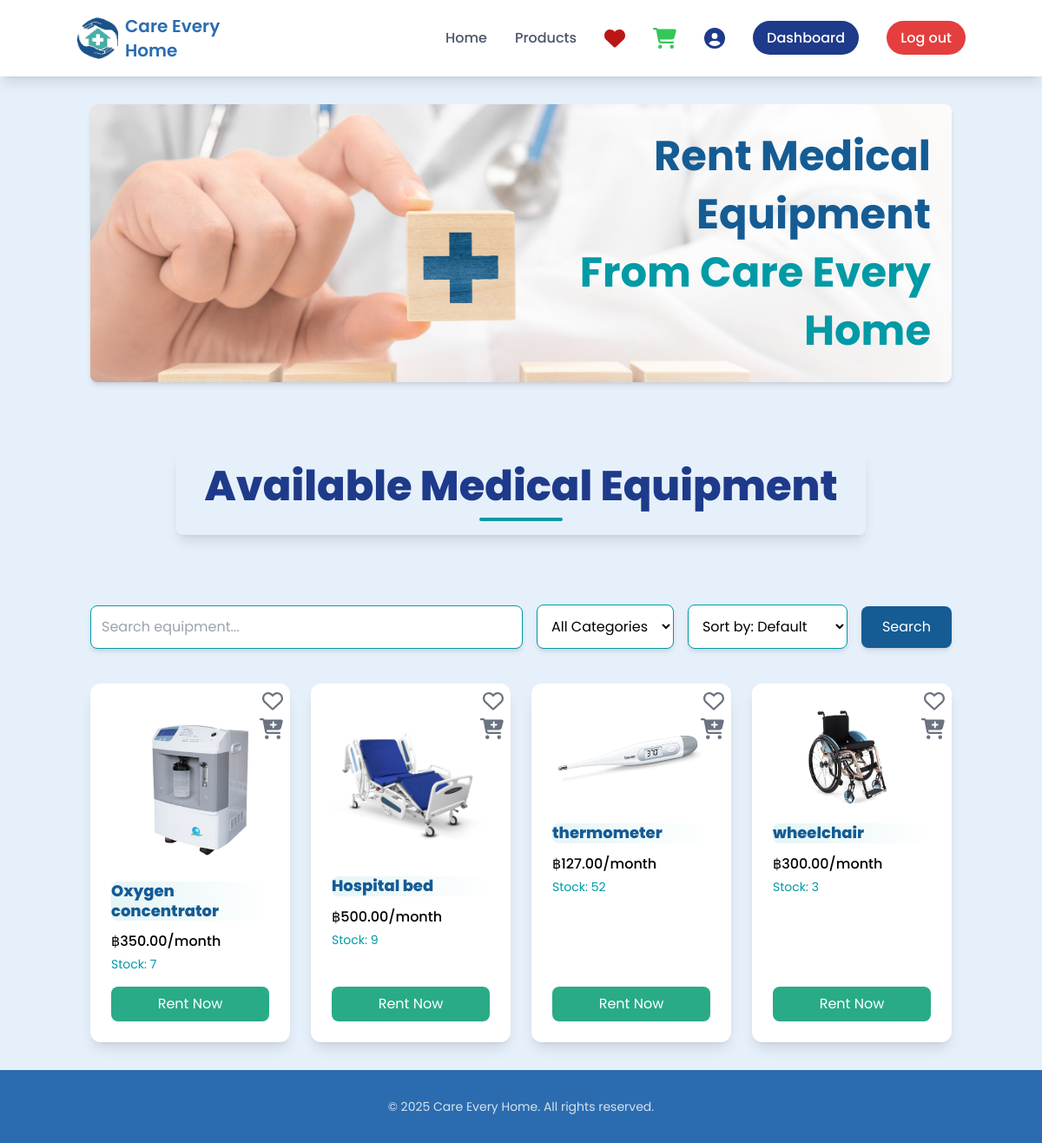
Screenshot of /products/ (signed in) with the database file from the repository.
### myapp/models.py (models this page shows, shortened)
class Product(models.Model):
    name = models.CharField(max_length=255)
    description = models.TextField(blank=True)
    is_available = models.BooleanField(default=True)
    monthly_rate = models.DecimalField(max_digits=6, decimal_places=2)
    image = models.ImageField(upload_to='products/', blank=True, null=True)
    created_at = models.DateTimeField(auto_now_add=True)
    stock = models.PositiveIntegerField(default=0)
    category = models.ForeignKey(Category, on_delete=models.SET_NULL, null=True, blank=True)

### myapp/views.py (the view)
# urls.py: path('products/', ProductListView.as_view(), name='product_list'),
class ProductListView(ListView):
    model = Product
    template_name = 'myapp/product_list.html'
    context_object_name = 'products'
    paginate_by = 8
    def get_queryset(self):
        queryset = super().get_queryset().filter(stock__gt=0)
        query = self.request.GET.get('q')
        category_id = self.request.GET.get('category')
        sort = self.request.GET.get('sort')
        if query:
            queryset = queryset.filter(
                Q(name__icontains=query) | Q(description__icontains=query)
            )
        if category_id:
            queryset = queryset.filter(category__id=category_id)
        if sort == 'price_asc':
            queryset = queryset.order_by('monthly_rate')
        elif sort == 'price_desc':
            queryset = queryset.order_by('-monthly_rate')
        else:
            queryset = queryset.order_by('-created_at')
        return queryset
    def get_context_data(self, **kwargs):
        context = super().get_context_data(**kwargs)
        context['categories'] = Category.objects.all()
        context['selected_category'] = self.request.GET.get('category', '')
        context['selected_sort'] = self.request.GET.get('sort', '')
        if self.request.user.is_authenticated:
            context['user_cart'] = Cart.objects.filter(user=self.request.user).values_list('product_id', flat=True)
            context['user_favorites'] = Favorite.objects.filter(user=self.request.user).values_list('product_id', flat=True)
        else:
            context['user_cart'] = []
            context['user_favorites'] = []
        return context

### myapp/templates/myapp/product_list.html (shortened to what this page needs)
{% extends 'myapp/base.html' %}
{% block content %}
  <div class="container mx-auto px-4 py-8">
    <div class="relative w-full h-80 mb-6 rounded-lg overflow-hidden shadow-md">
        <img
          src="/media/products/m2.jpeg"
          alt="Available Products"
          class="w-full h-full object-cover"
        />
        <div class="absolute inset-y-0 right-0 flex items-center justify-end pr-6 bg-gradient-to-l from-white/80 to-transparent w-full md:w-1/2">
          <h2 class="text-xl md:text-5xl font-bold text-[#155c94] text-right" style="line-height: 1.4;">
            Rent Medical Equipment<br>
            <span class="text-[#009aa6]">From Care Every Home</span>
          </h2>
        </div>
      </div>
    <section class="mb-10">
        <div class="relative text-center my-20">
          <h1 class="text-4xl md:text-5xl font-extrabold text-[#1E3A8A] rounded-lg py-4 px-8 inline-block shadow-lg transform transition-all duration-300 hover:shadow-2xl hover:scale-105 animate-fade-in">
            Available Medical Equipment
            <span class="block w-24 h-1 bg-[#009aa6] mx-auto mt-3 rounded-full"></span>
          </h1>
        </div>
      </section>
      <form method="get" action="#product-grid" class="flex flex-col sm:flex-row gap-4 items-center justify-center">
        <input
          type="text"
          name="q"
          placeholder="Search equipment..."
          value="{{ request.GET.q }}"
          class="flex-1 w-full sm:w-auto p-3 border border-[#009aa6] rounded-lg focus:outline-none focus:ring-2 focus:ring-[#4db8a4] transition-all duration-300 hover:border-[#4db8a4] bg-white shadow-md hover:shadow-lg"
        />
        <select
          name="category"
          class="w-full sm:w-auto p-3 border border-[#009aa6] rounded-lg focus:outline-none focus:ring-2 focus:ring-[#4db8a4] transition-all duration-300 hover:border-[#4db8a4] bg-white shadow-md hover:shadow-lg"
        >
          <option value="">All Categories</option>
        </select>
        <select
          name="sort"
          class="w-full sm:w-auto p-3 border border-[#009aa6] rounded-lg focus:outline-none focus:ring-2 focus:ring-[#4db8a4] transition-all duration-300 hover:border-[#4db8a4] bg-white shadow-md hover:shadow-lg"
        >
          <option value="" {% if selected_sort == '' %}selected{% endif %}>Sort by: Default</option>
        </select>
        <button
          type="submit"
          class="w-full sm:w-auto bg-[#155c94] text-white py-3 px-6 rounded-lg hover:bg-[#009aa6] transition-all duration-300 transform hover:scale-105 shadow-md hover:shadow-lg"
        >
          Search
        </button>
      </form>
    <section id="product-grid" class="grid grid-cols-1 sm:grid-cols-2 md:grid-cols-3 lg:grid-cols-4 gap-6 mt-10">
        {% for product in products %}
          <div class="block bg-white p-6 rounded-xl shadow-lg hover:shadow-2xl transition-all duration-300 transform hover:scale-105 flex flex-col relative">
            {% if user.is_authenticated %}
              <form action="{% url 'toggle_favorite' product.pk %}" method="post" class="absolute top-2 right-2">
                <button type="submit" class="focus:outline-none">
                  {% if product.id in user_favorites %}
                    <i class="fas fa-heart text-red-500 text-2xl"></i>
                  {% else %}
                    <i class="far fa-heart text-gray-500 text-2xl hover:text-red-500"></i>
                  {% endif %}
                </button>
              </form>
              <form action="{% url 'toggle_cart' product.pk %}" method="post" class="absolute top-10 right-2">
                <button type="submit" class="focus:outline-none">
                  {% if product.id in user_cart %}
                    <i class="fas fa-cart-arrow-down text-[#009aa6] text-2xl"></i>
                  {% else %}
                    <i class="fas fa-cart-plus text-gray-500 text-2xl hover:text-[#009aa6]"></i>
                  {% endif %}
                </button>
              </form>
            {% endif %}
            <a href="{% url 'product_detail' product.pk %}" class="flex flex-col flex-grow">
              {% if product.image %}
                <div class="aspect-w-1 aspect-h-1 w-full mb-4">
                  <img
                    src="{{ product.image.url }}"
                    alt="{{ product.name }}"
                    class="w-full h-full object-cover rounded-lg"
                  />
                </div>
              {% else %}
                <div class="w-full h-48 bg-gray-100 rounded-lg mb-4 flex items-center justify-center">
                  <span class="text-gray-500">No Image</span>
                </div>
              {% endif %}
              <div class="relative mb-3">
                <h3 class="text-lg font-extrabold text-[#155c94] hover:text-[#003b6f] transition-colors duration-200 leading-tight bg-gradient-to-r from-[#009aa6]/10 to-transparent pr-2 rounded-lg">
                  {{ product.name|truncatechars:30 }}
                </h3>
              </div>
              <p class="text-[#000000] font-medium mb-1">฿{{ product.monthly_rate }}/month</p>
              <p class="text-[#009aa6] text-sm mb-1">Stock: {{ product.stock }}</p>
              {% if user.is_authenticated %}
                <a href="{% url 'rent_product' product.pk %}"
                  class="mt-3 inline-block bg-[#29AB87] text-white py-2 px-4 rounded-lg hover:bg-[#23CB371] transition-all duration-300 text-center w-full">
                  Rent Now
                </a>
              {% else %}
                <a href="{% url 'account_login' %}?next={% url 'rent_product' product.pk %}"
                  onclick="alert('You should log in first')"
                  class="mt-3 inline-block bg-[#29AB87] text-white py-2 px-4 rounded-lg hover:bg-[#23CB371] transition-all duration-300 text-center w-full">
                  Rent Now
                </a>
              {% endif %}
            </a>
          </div>
        {% empty %}
          <div class="col-span-full text-center text-gray-600 py-10">
            <p class="text-lg">No products available at the moment.</p>
            <p class="text-sm">Try adjusting your search or filters.</p>
          </div>
        {% endfor %}
    </section>
  </div>
{% endblock %}

### myapp/templates/myapp/base.html (style rules this page uses)
body { font-family: 'Poppins', sans-serif; background-color: #E6F0FA; }
html { scroll-behavior: smooth; }

### myapp/templates/myapp/product_list.html (style rules this page uses)
.animate-fade-in { animation: fadeIn 1s ease-out forwards; }

### rows the page displays
Product: image (picture), name "Oxygen concentrator", monthly_rate "350.00", stock "7"
Product: image (picture), name "Hospital bed", monthly_rate "500.00", stock "9"
Product: image (picture), name "thermometer", monthly_rate "127.00", stock "52"
Product: image (picture), name "wheelchair", monthly_rate "300.00", stock "3"
